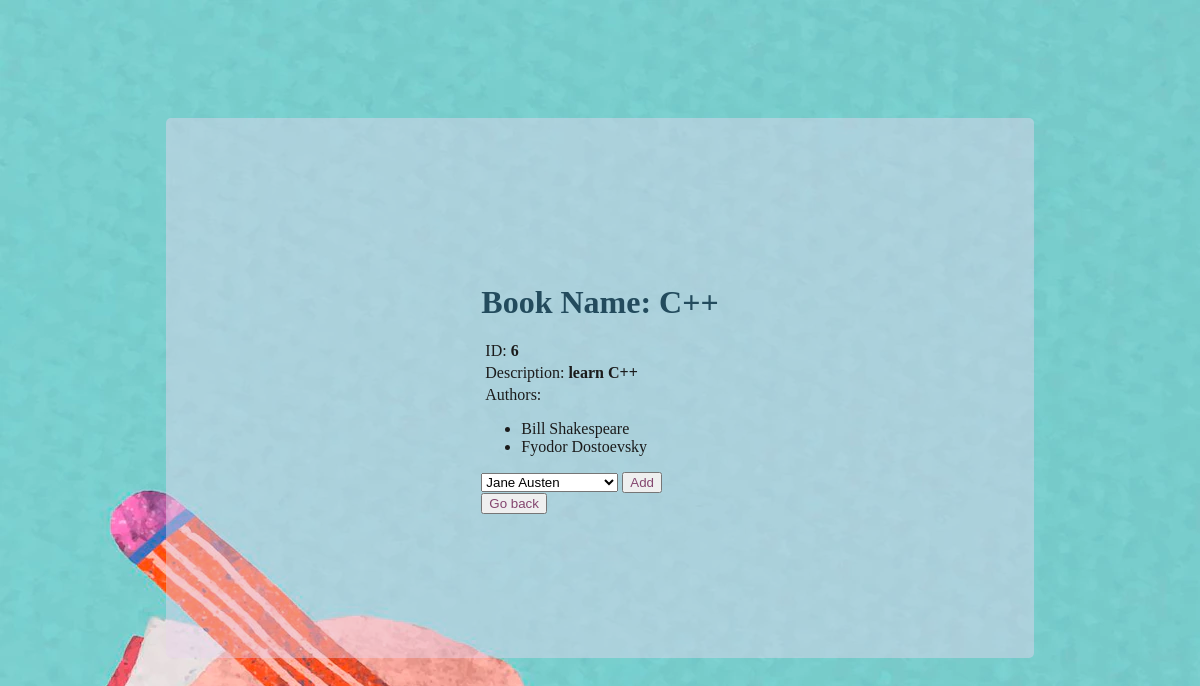
The page /books/6/ on the database its author committed.
### books_authors_appp/models.py (models this page shows)
class Book(models.Model):
    title = models.CharField(max_length=255)
    desc = models.TextField()
    created_at = models.DateTimeField(auto_now_add=True)
    updated_at = models.DateTimeField(auto_now=True)

class Author(models.Model):
    first_name = models.CharField(max_length=255)
    last_name = models.CharField(max_length=255)
    notes = models.TextField()
    books = models.ManyToManyField(Book, related_name="authors")
    created_at = models.DateTimeField(auto_now_add=True)
    updated_at = models.DateTimeField(auto_now=True)

### books_authors_appp/views.py (the view)
# urls.py: path('books/<int:book_id>/',views.book_info),
def book_info(request , book_id):
    context={
        "book":Book.objects.get(id=book_id),
        "authors":Author.objects.all()
    }
    return render(request, 'book_info.html' , context)

### books_authors_appp/templates/book_info.html (shortened to what this page needs)
<!DOCTYPE html>
<html lang="en">
<head>
    {% load static %}
    <link rel="stylesheet" href="{% static 'css/style.css' %}">
</head>
<body>
    <div class="main">
        <div class="info">
            <h1>Book Name: {{book.title}}</h1>
            <p>ID: <b>{{book.id}}</b></p>
            <p>Description: <b>{{book.desc}}</b></p>
            <p>Authors: </p>
            <ul>
                {% for author in book.authors.all%}
                <li>{{author.first_name}} {{author.last_name}}</li>
                {%endfor%}
            </ul>
            <form action="/addAuthorToBook/{{book.id}}/" method="post">
                <select class="select" name="author_id" >
                    {% for author in authors%}
                    <option value="{{author.id}}">
                        {{author.first_name}} {{author.last_name}}
                    </option>
                    {%endfor%}
                </select>
                <button class="btn-add">Add</button>
            </form>
            <form action="/" method="post">
                <button class ="go">Go back</button>
            </form>
        </div>
    </div>
</body>
</html>

### books_authors_appp/static/css/style.css (style rules this page uses)
body { background-image: url('img.webp'); }
.main { margin: 10% auto; display: flex; flex-direction: row; align-items: center; justify-content: space-around; background-color: rgba(232, 213, 236, 0.447); width: 70%; height: 500px; padding: 20px; border-radius: 5px; font-family: Comic Sans MS, Comic Sans, cursive; color: rgb(27, 27, 27); }
h1 { color: rgb(35, 75, 93); }
button { color: rgb(132, 70, 111); }

### books_authors_appp/templates/book_info.html (style rules this page uses)
p { margin: 4px; }

### rows shown on the page
Book: title "C++", id "6", desc "learn C++"
Author: first_name "Bill", last_name "Shakespeare"
Author: first_name "Fyodor", last_name "Dostoevsky"

### other values the page prints
form field author_id "Jane Austen"
